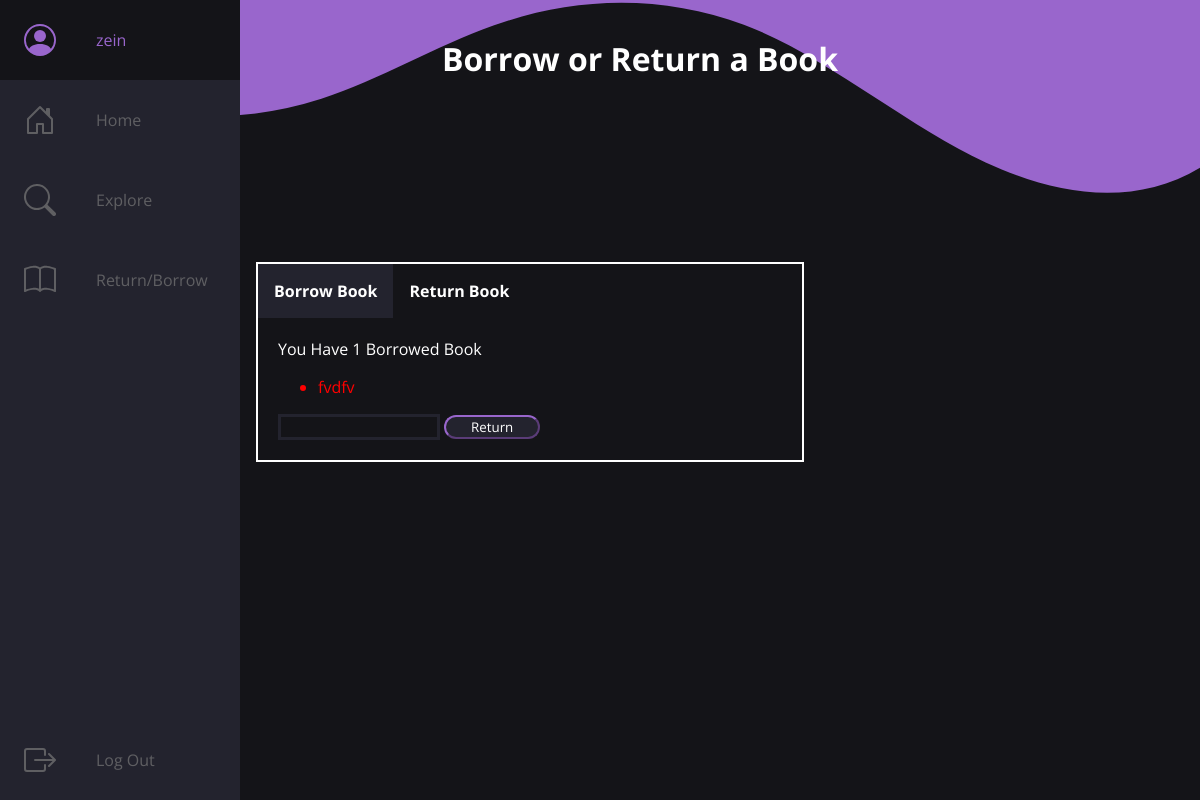
Page /borrow (signed in) on the earlier database version.
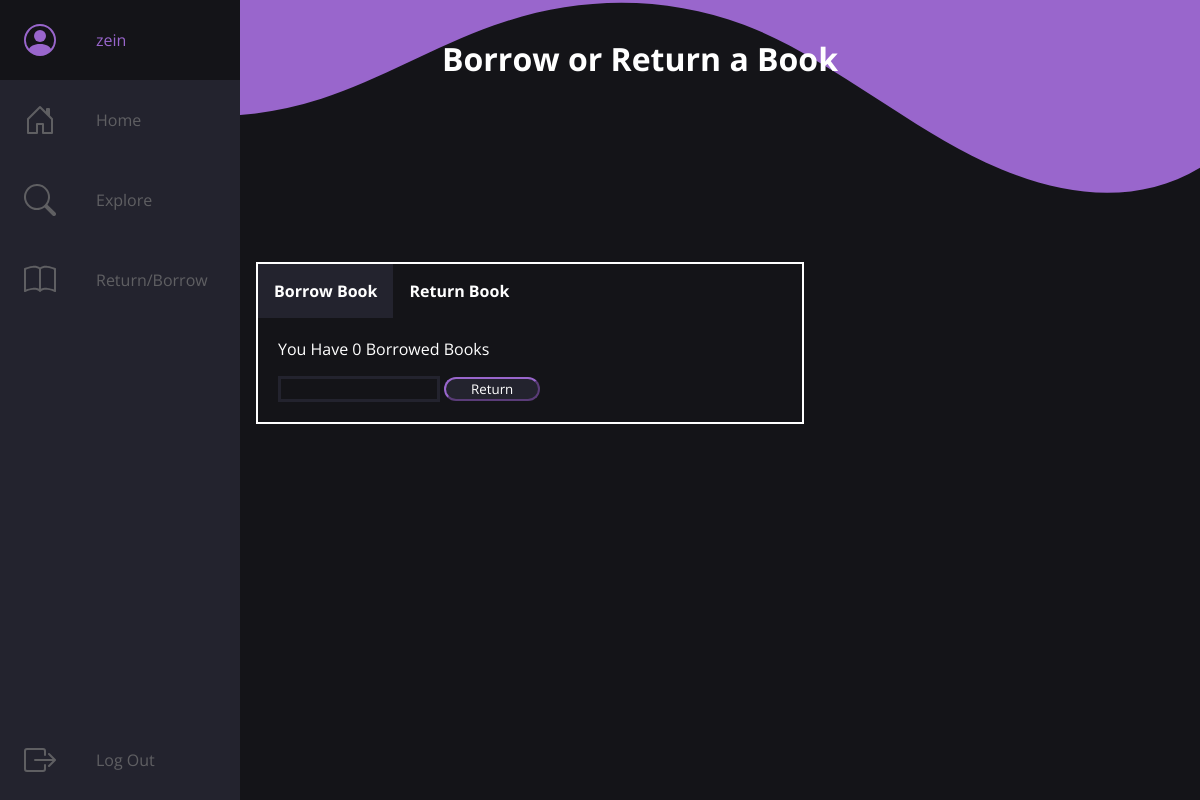
Same page on the later database version.
### JupiterLibrary/models.py (models this page shows, shortened)
class BorrowedBook(models.Model):
    username = models.CharField(max_length=100)
    title = models.CharField(max_length=100)
    days = models.IntegerField()

### JupiterLibrary/views.py (the view, shortened to what this page needs)
# urls.py: url('borrow',views.borrow),
@csrf_exempt
def borrow(request):
	listBooks = Book.objects.all()
	username = request.user.username
	borrowedBooks = BorrowedBook.objects.all()
	msg = 'None'
	myBooks = []
	overdue = []
	notOverdue = []
	for book in borrowedBooks:
		if book.username == username:
			if book.days > 0:
				notOverdue.append(book)
			if book.days <= 0:
				overdue.append(book)
			myBooks.append(book)
	numBorrowed = len(myBooks)
	myBooksTitles = [book.title for book in myBooks]
	return render(request,"borrow.html",{'bookList':listBooks , 'overdue':overdue ,'notOverdue':notOverdue,'borrowedBooks':myBooks, 'numBorrowed': numBorrowed , 'msg':msg})

### templates/borrow.html (shortened to what this page needs)
<!DOCTYPE html>
<html>
<head>
    {% load static %}
    <link rel="stylesheet" href="{% static 'css/style.css' %}">
    <link rel="stylesheet" href="{% static 'css/borrow.css' %}">
    <link rel="stylesheet" href="https://cdnjs.cloudflare.com/ajax/libs/font-awesome/4.7.0/css/font-awesome.min.css">
    <link href=
        "http://ajax.googleapis.com/ajax/libs/jqueryui/1.8.16/themes/ui-lightness/jquery-ui.css"
        rel="stylesheet" type="text/css" />
</head>
<body>
    <nav class='navbar'>
        <ul class="navbar-nav">
            <li class="navbar-item">
                {%if user.is_authenticated%}
                <a href="userpage.html" class="nav-link">
                <span class="nav-text">{{user.username}}</span>
                {% endif %}
                </a>
            </li>
            <li class="navbar-item">
                <a href="index.html" class="nav-link">
                <span class="nav-text">Home</span>
                </a>
            </li>
            <li class="navbar-item">
                <a href="explore.html" class="nav-link">
                <span class="nav-text">Explore</span>
                </a>
            </li>
            <li class="navbar-item">
                <a href="borrow.html" class="nav-link">
                <span class="nav-text">Return/Borrow</span>
                </a>
            </li>
            {%if user.is_authenticated%}
            <li class="navbar-item">
                <a href="logout" class="nav-link">
                <span class="nav-text">Log Out</span>
                </a>
            </li>
            {% endif %}
        </ul>
    </nav>
    <div class="LOGwave2" style="display: flex; top: 0px; z-index: -1 ; " >
    </div>
    <main>
        <h1 class="title"><b> Borrow or Return a Book</b></h1>
        {%if user.is_authenticated%}
        <div class="mytabs">
            <label class='labelA' for="tabB">Borrow Book</label>
            <label class='labelA' for="tabR">Return Book</label>
            <div class="tab">
                {% if numBorrowed == 1 %}
                You Have {{numBorrowed}} Borrowed Book
                {% else %}
                You Have {{numBorrowed}} Borrowed Books
                {% endif %}
                <ul>
                {% for book in overdue %}
                    <li style="color: red;">{{book.title}}</li>
                {% endfor %}
                </ul>
            <form method='post'>
                <div class='flex'>
                    <input type="text" name="searchBook2" id="tags2">
                    <button type="submit" name="return">
                        Return
                    </button>
                </div>
            </form>
        </div>
        {% else %}
        <h1 class="youMust">You must be Logged In </h1>
        {% endif %}
    </main>
</body>
</html>

Differences in the rows shown:
removed BorrowedBook: title "fvdfv"
Other differences:
{{ numBorrowed }}: (not shown) → "0"
{{ numBorrowed }}: "1" → (not shown)
text no longer shown: "Borrowed Book"
text now shown: "Borrowed Books"
